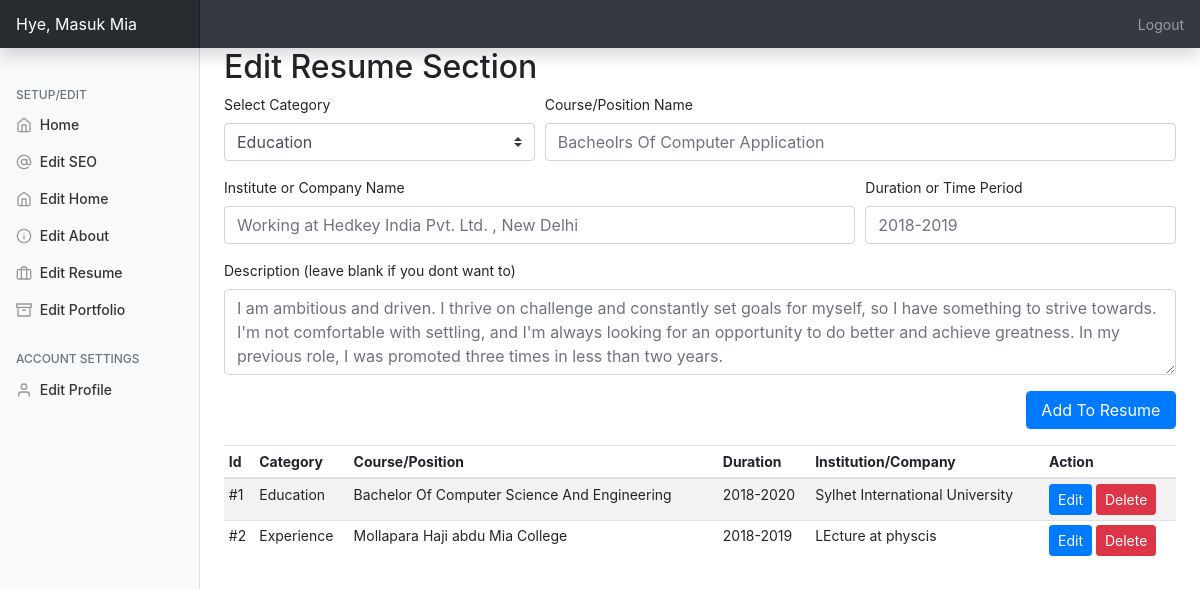
The app's page /admin/?editresume=true (signed in) with its own data.
### tables this page shows
CREATE TABLE `resume` (
  `id` int(11) NOT NULL,
  `category` varchar(250) NOT NULL,
  `title` varchar(250) NOT NULL,
  `year` varchar(250) NOT NULL,
  `ogname` varchar(250) NOT NULL,
  `workdesc` text NOT NULL
);

### admin/php/resume.php (the view, shortened to what this page needs)
<h2>Edit Resume Section</h2>
         <form action="php/uresume.php" method="post">
                 <div class="form-row">
                   <div class="form-group col-md-4">
                   <label>Select Category</label>
                    <select name="category" class="custom-select">
  <option value="e" selected>Education</option>
</select></div>
                     <div class="form-group col-md-8">
    <label for="sn">Course/Position Name</label>
    <input type="text" name="title" class="form-control" id="website" placeholder="Bacheolrs Of Computer Application" required>
  </div>
   <div class="form-group col-md-8">
    <label for="website">Institute or Company Name</label>
    <input type="text" name="ogname" class="form-control" id="website" placeholder="Working at Hedkey India Pvt. Ltd. , New Delhi" required>
  </div>
   <div class="form-group col-md-4">
    <label for="website">Duration or Time Period</label>
    <input type="text" name="year" class="form-control" id="website" placeholder="2018-2019" required>
  </div>
  <div class="form-group col-md-12">
    <label for="exampleFormControlTextarea1">Description (leave blank if you dont want to)</label>
    <textarea class="form-control" name="workdesc" id="exampleFormControlTextarea1" rows="3" placeholder="I am ambitious and driven. I thrive on challenge and constantly set goals for myself, so I have something to strive towards. I'm not comfortable with settling, and I'm always looking for an opportunity to do better and achieve greatness. In my previous role, I was promoted three times in less than two years."></textarea>
  </div>
   <div class="form-group col-md-2 ml-auto">
      <input type="submit" name="addtoresume" class="btn btn-primary form-control" value="Add To Resume">
   </div>
                 </div>
             </form>
         <table id="rlist" class="table table-striped table-sm .table-responsive ">
          <thead>
            <tr>
              <th>Id</th>
              <th>Category</th>
              <th>Course/Position</th>
              <th>Duration</th>
              <th>Institution/Company</th>
              <th>Action</th>
            </tr>
          </thead>
          <tbody>
         <?php
$query2="SELECT * FROM resume";
$queryrun2=mysqli_query($db,$query2);
$count=1;
while($data2=mysqli_fetch_array($queryrun2)){
    $cat = $data2['category']=='e'?$cat="Education":$cat="Experience";
    ?>
     <tr>
         <div class="modal fade" id="modal<?=$data2['id']?>" tabindex="-1" role="dialog" aria-labelledby="exampleModalLabel" aria-hidden="true">
          <td>#<?=$count?></td>
              <td><?=$cat?></td>
         <td><?=$data2['title']?></td>
         <td><?=$data2['year']?></td>
         <td><?=$data2['ogname']?></td>
         <td>
         <button type="button" class="btn btn-primary btn-sm" data-toggle="modal" data-target="#modal<?=$data2['id']?>">
  Edit
</button> <a href="php/uresume.php?del=<?=$data2['id']?>"><button type="button" class="btn btn-danger btn-sm" data-toggle="modal" data-target="#exampleModal">
  Delete
             </button></a></td>
            </tr>
         <?php $count++;
} ?>
             </tbody></table>

### admin/css/dashboard.css (style rules this page uses)
body { font-size: .875rem; }

### records on screen
resume: category "Education", title "Bachelor Of Computer Science And Engineering", year "2018-2020", ogname "Sylhet International University"
resume: category "Experience", title "Mollapara Haji abdu Mia College", year "2018-2019", ogname "LEcture at physcis"

### other values on screen
$_SESSION['username'] "Masuk Mia"
